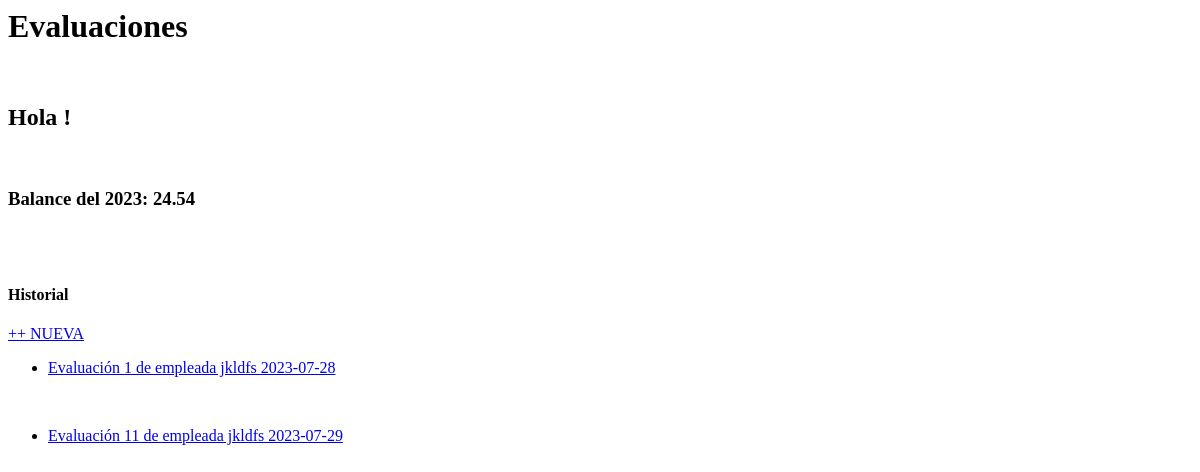
The page /empleado/evaluaciones/ (signed in) on the database as committed earlier.
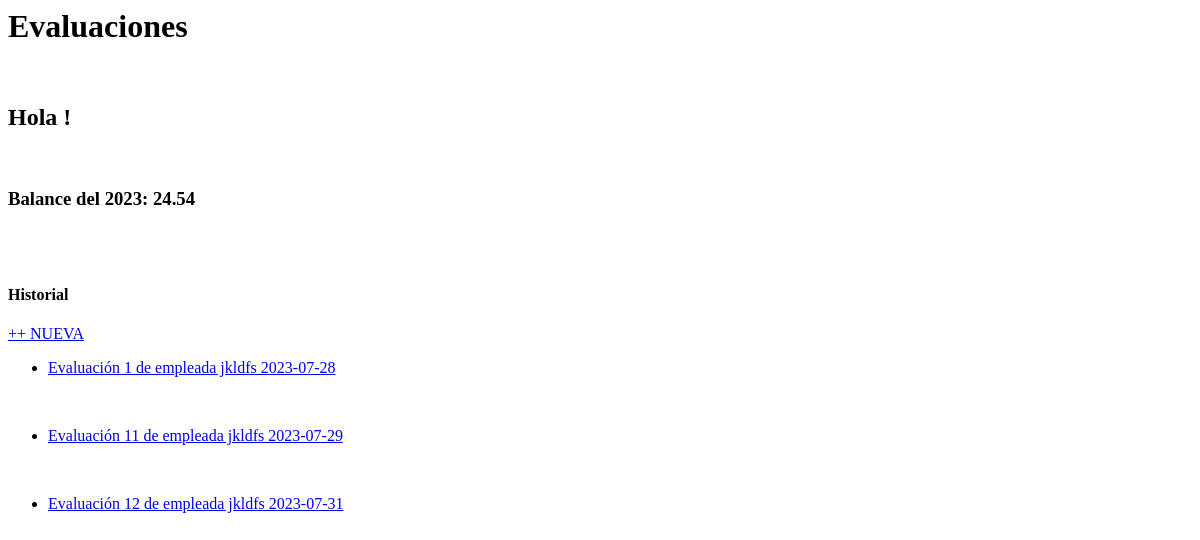
The same page on the database as committed later.
### indicadores/models.py (models this page shows, shortened)
class Evaluacion (models.Model):
    informe_anual = models.ForeignKey(InformeAnual, on_delete=models.CASCADE, null=True, blank=True, related_name="evaluaciones")
    director = models.ForeignKey(
                                Director, related_name="evaluaciones", on_delete=models.SET_NULL, null=True, blank=True)
    lider = models.ForeignKey(
                                Lider, related_name="evaluaciones", on_delete=models.SET_NULL, null=True, blank=True)
    empleado = models.ForeignKey(
                                Empleado, related_name="evaluaciones", on_delete=models.SET_NULL, null=True, blank=True)
    fecha = models.DateField(
                                default=date.today())
    porcentaje_objetivos_evaluado = models.DecimalField(max_digits=5, decimal_places=2, default=None, null=True, blank=True)
    porcentaje_objetivos_evaluador = models.DecimalField(max_digits=5, decimal_places=2, default=None, null=True, blank=True)
    porcentaje_competencias_evaluado = models.DecimalField(max_digits=5, decimal_places=2, default=None, null=True, blank=True)
    porcentaje_competencias_evaluador = models.DecimalField(max_digits=5, decimal_places=2, default=None, null=True, blank=True)
    resultado_final = models.DecimalField(max_digits=5, decimal_places=2, default=None, null=True, blank=True)
    def __str__ (self):
        if self.empleado:
            return f'Evaluación {self.id} de {self.empleado} {self.fecha}'
        else:
            return f'Evaluación {self.id} de {self.lider} {self.fecha}'
    class Meta:
        verbose_name_plural = "Evaluaciones"

class Empleado(models.Model):
    user = models.OneToOneField(
                User, related_name="empleado", on_delete=models.CASCADE
                )
    cargo = models.ForeignKey(
                    Cargo, on_delete=models.CASCADE, related_name="empleados", null=True, blank=False
                    )
    nivel_administrativo = models.ForeignKey(
                    NivelAdministrativo, on_delete=models.CASCADE, null=True, related_name="empleados", blank=False
                    )
    lider = models.ForeignKey(
                    Lider, on_delete=models.CASCADE, null=True, related_name="empleados", blank=False
                    )
    regional = models.ForeignKey(
                    'Regional', related_name="empleados", on_delete=models.SET_NULL, null=True
                    )
    def __str__(self):
        return f'{self.user.first_name} {self.user.last_name}'

### indicadores/views.py (the view)
# urls.py: path('empleado/evaluaciones/',views.evaluaciones_empleado, name="evaluaciones_empleado"),
@login_required
def evaluaciones_empleado(request):
    empleado = request.user.empleado
    evaluaciones = Evaluacion.objects.filter(empleado=empleado)
    anio_actual = today.year
    try:
        informe_anual = InformeAnual.objects.get(empleado=empleado, periodo__year=anio_actual)
        context = {
            'empleado': empleado,
            'evaluaciones': evaluaciones,
            'informe_anual': informe_anual,
            'anio': anio_actual
        }
    except InformeAnual.DoesNotExist:
        context = {
            'empleado': empleado,
            'evaluaciones': evaluaciones,
            'anio': anio_actual
        }
    template_name = 'indicadores/empleado_evaluaciones.html'
    return render(request, template_name, context)

### indicadores/models.py (called while the page is built)
    @property
    def get_final_total(self):
        evaluaciones = self.evaluaciones.all()
        total = 0
        n_evaluaciones = 0
        if evaluaciones != None:
            for evaluacion in evaluaciones:
                if evaluacion.resultado_final != 0 and evaluacion.resultado_final != None:
                    total += evaluacion.resultado_final
                    n_evaluaciones += 1
            resultado = total / n_evaluaciones
            return resultado
        else:
            return None

### templates/indicadores/empleado_evaluaciones.html (shortened to what this page needs)
    <h1> Evaluaciones</h1>
    <h2>Hola {{self.request.user.get_full_name}}! </h2>
    {% if informe_anual %}
    <h3>Balance del {{anio}}: {{informe_anual.get_final_total}} </h3>
    {% endif %}
    <h4>Historial</h4>     <a class="btn btn-primary mx-4 px-2" href="{% url 'nueva_evaluacion' %}"> ++ NUEVA</a>
    {% for evaluacion in evaluaciones.all %}
        <ul>
            <li>
                <a href="{% url 'ver_evaluacion_empleado' id=evaluacion.id %}">{{evaluacion}}</a>
            </li>
        </ul>
    {% endfor %}

Rows that differ between the two databases and show on the page:
added Evaluacion: empleado+id+fecha "Evaluación 12 de empleada jkldfs 2023-07-31"
